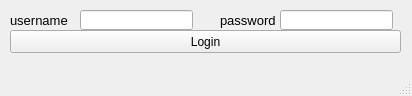
<?xml version="1.0" encoding="UTF-8"?>
<ui version="4.0">
 <class>window</class>
 <widget class="QMainWindow" name="window">
  <property name="geometry">
   <rect>
    <x>0</x>
    <y>0</y>
    <width>412</width>
    <height>96</height>
   </rect>
  </property>
  <property name="windowTitle">
   <string>login page</string>
  </property>
  <property name="unifiedTitleAndToolBarOnMac">
   <bool>false</bool>
  </property>
  <widget class="QWidget" name="centralwidget">
   <widget class="QLineEdit" name="username">
    <property name="geometry">
     <rect>
      <x>80</x>
      <y>10</y>
      <width>113</width>
      <height>20</height>
     </rect>
    </property>
    <property name="inputMask">
     <string/>
    </property>
   </widget>
   <widget class="QLabel" name="label">
    <property name="geometry">
     <rect>
      <x>10</x>
      <y>10</y>
      <width>61</width>
      <height>21</height>
     </rect>
    </property>
    <property name="font">
     <font>
      <pointsize>10</pointsize>
     </font>
    </property>
    <property name="text">
     <string>username</string>
    </property>
   </widget>
   <widget class="QLineEdit" name="password">
    <property name="geometry">
     <rect>
      <x>280</x>
      <y>10</y>
      <width>113</width>
      <height>20</height>
     </rect>
    </property>
    <property name="inputMask">
     <string/>
    </property>
    <property name="echoMode">
     <enum>QLineEdit::Password</enum>
    </property>
   </widget>
   <widget class="QLabel" name="label_2">
    <property name="geometry">
     <rect>
      <x>220</x>
      <y>10</y>
      <width>61</width>
      <height>21</height>
     </rect>
    </property>
    <property name="font">
     <font>
      <pointsize>10</pointsize>
     </font>
    </property>
    <property name="text">
     <string>password</string>
    </property>
   </widget>
   <widget class="QPushButton" name="button">
    <property name="geometry">
     <rect>
      <x>10</x>
      <y>30</y>
      <width>391</width>
      <height>23</height>
     </rect>
    </property>
    <property name="text">
     <string>Login</string>
    </property>
   </widget>
  </widget>
  <widget class="QMenuBar" name="menubar">
   <property name="geometry">
    <rect>
     <x>0</x>
     <y>0</y>
     <width>412</width>
     <height>21</height>
    </rect>
   </property>
  </widget>
  <widget class="QStatusBar" name="statusbar"/>
 </widget>
 <resources/>
 <connections/>
</ui>
